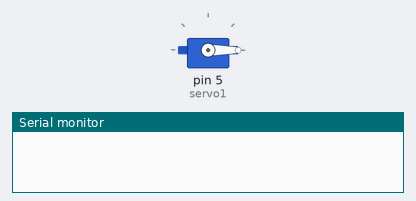
This sketch was run on a simulated Arduino Uno, built with avr-gcc and run on an emulated ATmega328P. On the bench: servo, the last lines printed to the serial monitor.

Above: at 0.05 s.
At 1.25 s:
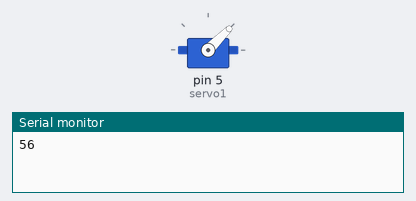
At 2.5 s:
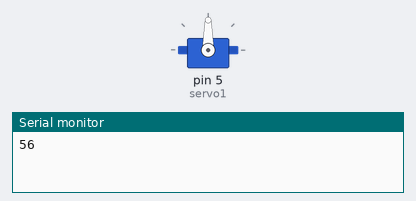
At 5.0 s:
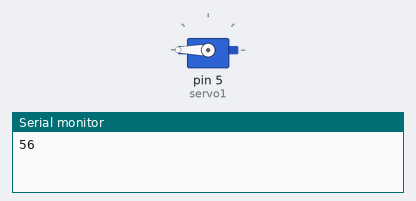
Timing chart, 0 to 6.5 s (numbered marks = the images above):
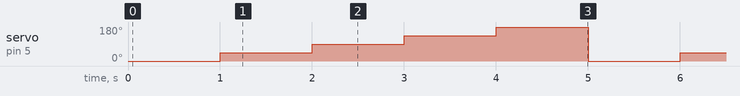

The sketch:

servo.ino
```cpp
#include<Servo.h>

Servo servo1;

void setup() {
  Serial.begin(115200);
    servo1.attach(5); //ESP8266ボードのD1をサーボ用に設定

}

void loop() {
  unsigned long t1;
  unsigned long t2;
  //0→45→90→135→180の順で回す
   servo1.write(0);
    delay(1000);
    t1 = micros();//測定開始
    servo1.write(45);
    t2 = micros();//測定終了
    Serial.println(t2-t1);//表示
    delay(1000);
    servo1.write(90);
    delay(1000);
    servo1.write(135);
    delay(1000);
    servo1.write(180);
    delay(1000);
}
```

Measured:
- by itself, servo on pin 5 (servo1): repeats every 5.0 s: 90° 1.0 s, 135° 1.0 s, 180° 1.0 s, 0° 1.0 s, 45° 1.0 s
